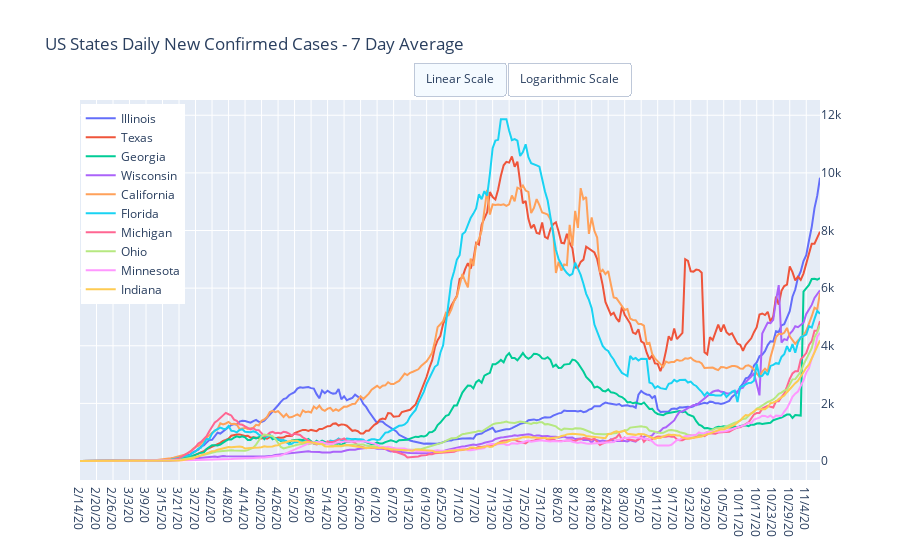

The notebook cell saved with this chart:
### Markdown cell above
# US State by State Data

### Code cell
dfConfirmedUSStatesDailyNew = dfConfirmedUSStates.diff(axis=1)
dfConfirmedUSStatesDailyNew7dayMA=dfConfirmedUSStatesDailyNew.rolling(window=7, axis=1).mean()
dfConfirmedUSStatesDailyNew7dayMA = dfConfirmedUSStatesDailyNew7dayMA.sort_values(dfConfirmedUSStatesDailyNew7dayMA.columns[-1], ascending=False).head(10)

data = [{
    'x': row[1].index[-DEFAULT_DAYS:],
    'y': row[1].values[-DEFAULT_DAYS:],
    'name': row[0]
}  for row in dfConfirmedUSStatesDailyNew7dayMA.iterrows()]

layout = dict(title = 'US States Daily New Confirmed Cases - 7 Day Average', 
              updatemenus=LogLinearScale, 
              yaxis={'side': 'right'},
              legend= {'x': 0.001, 'xanchor': 'left','y': 0.99})
py.iplot(dict(data=data, layout=layout))

dfConfirmedUSStatesDailyNew7dayMA[dfConfirmedUSStatesDailyNew7dayMA.columns[-MONTH_DAYS:]].style.format(IntegerFormatter)

### Figure 1 — Plotly figure (JSON) as saved in the notebook; plotly's stock layout.template omitted (floating-point values rounded to 4 significant figures; data arrays with more than 128 entries replaced by an {"elided": "..."} marker saying what was removed)
{"data": [{"name": "Illinois", "type": "scatter", "x": {"elided": "270 str values"}, "y": {"elided": "270 float values"}}, {"name": "Texas", "type": "scatter", "x": {"elided": "270 str values"}, "y": {"elided": "270 float values"}}, {"name": "Georgia", "type": "scatter", "x": {"elided": "270 str values"}, "y": {"elided": "270 float values"}}, {"name": "Wisconsin", "type": "scatter", "x": {"elided": "270 str values"}, "y": {"elided": "270 float values"}}, {"name": "California", "type": "scatter", "x": {"elided": "270 str values"}, "y": {"elided": "270 float values"}}, {"name": "Florida", "type": "scatter", "x": {"elided": "270 str values"}, "y": {"elided": "270 float values"}}, {"name": "Michigan", "type": "scatter", "x": {"elided": "270 str values"}, "y": {"elided": "270 float values"}}, {"name": "Ohio", "type": "scatter", "x": {"elided": "270 str values"}, "y": {"elided": "270 float values"}}, {"name": "Minnesota", "type": "scatter", "x": {"elided": "270 str values"}, "y": {"elided": "270 float values"}}, {"name": "Indiana", "type": "scatter", "x": {"elided": "270 str values"}, "y": {"elided": "270 float values"}}], "layout": {"legend": {"x": 0.001, "xanchor": "left", "y": 0.99}, "title": {"text": "US States Daily New Confirmed Cases - 7 Day Average"}, "updatemenus": [{"active": 0, "buttons": [{"args": [{"visible": [true, true]}, {"yaxis": {"type": "linear"}}], "label": "Linear Scale", "method": "update"}, {"args": [{"visible": [true, true]}, {"yaxis": {"type": "log"}}], "label": "Logarithmic Scale", "method": "update"}], "direction": "right", "type": "buttons", "x": 0.45, "xanchor": "left", "y": 1.1, "yanchor": "top"}], "yaxis": {"side": "right"}}}
